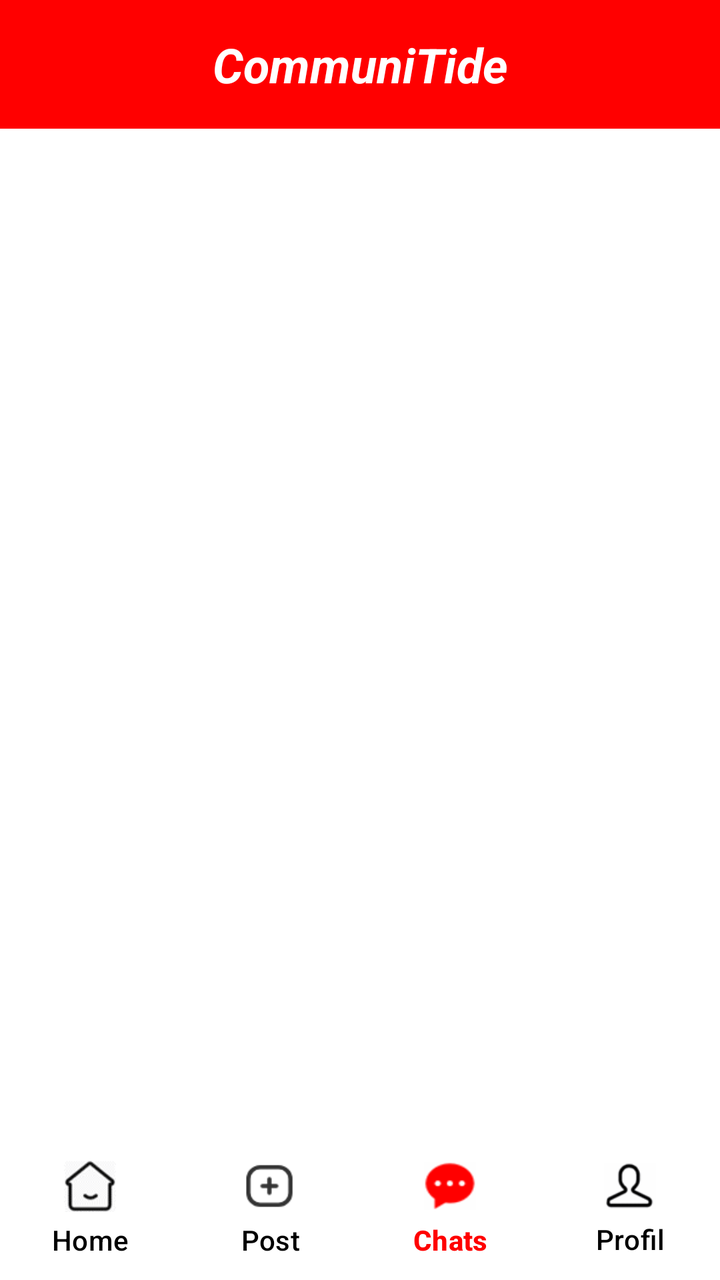
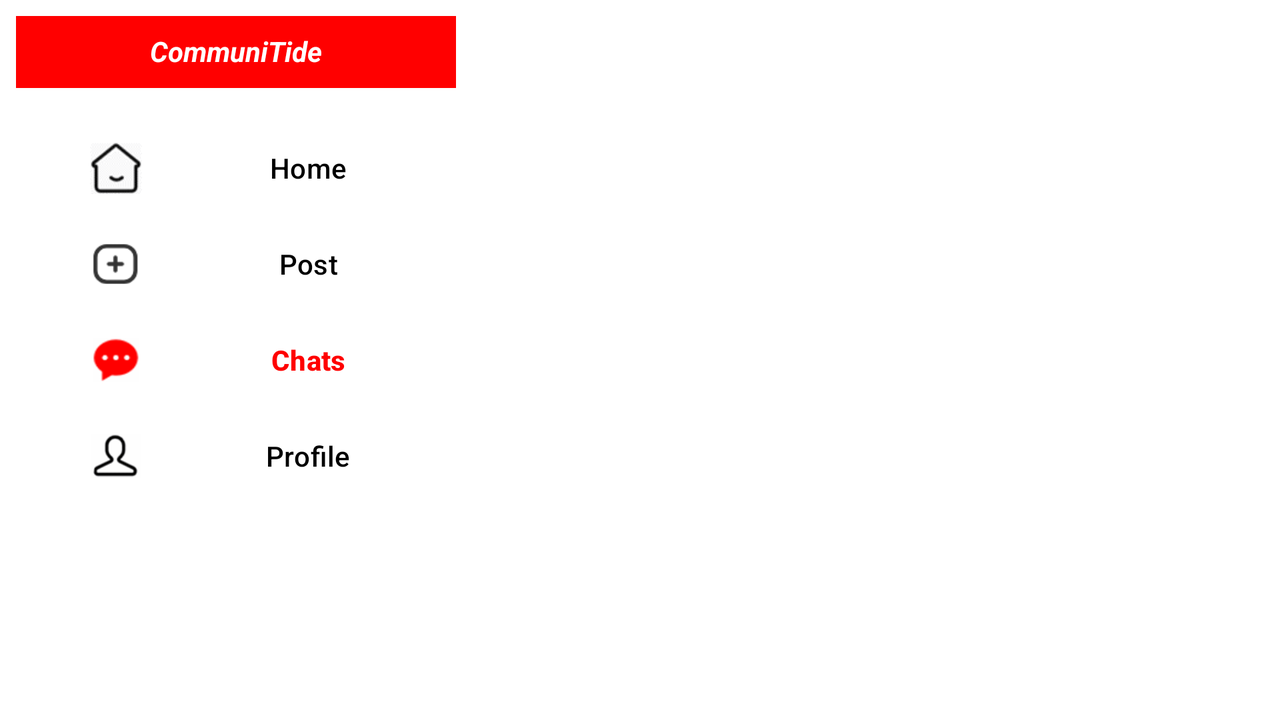

The same Android screen from two of the app's own layout files: first res/layout/ as a phone draws it, then the repository's variant for another configuration, drawn on a device whose configuration selects that folder. Both files follow.
<!-- AndroidManifest.xml: application theme Theme.SmartCityApp -->
<!-- res/layout/activity_chat.xml -->
<?xml version="1.0" encoding="utf-8"?>
<androidx.constraintlayout.widget.ConstraintLayout xmlns:android="http://schemas.android.com/apk/res/android"
    xmlns:app="http://schemas.android.com/apk/res-auto"
    xmlns:tools="http://schemas.android.com/tools"
    android:layout_width="match_parent"
    android:layout_height="match_parent"
    android:background="#FFFFFF"
    tools:context=".P2P.Chat">

    

    
    <TextView
        android:id="@+id/tvTitle"
        android:layout_width="match_parent"
        android:layout_height="wrap_content"
        android:background="#FF0000"
        android:gravity="center"
        android:padding="16dp"
        android:text="@string/title"
        android:textColor="#FFFFFF"
        android:textSize="24sp"
        android:textStyle="bold|italic"
        app:layout_constraintEnd_toEndOf="parent"
        app:layout_constraintStart_toStartOf="parent"
        app:layout_constraintTop_toTopOf="parent" />


    
    <androidx.recyclerview.widget.RecyclerView
        android:id="@+id/recyclerViewUsers"
        android:layout_width="0dp"
        android:layout_height="0dp"
        android:layout_marginStart="6dp"
        android:layout_marginTop="8dp"
        android:layout_marginEnd="6dp"
        android:layout_marginBottom="8dp"
        android:background="#FFFFFF"
        app:layout_constraintBottom_toTopOf="@+id/bottomNav"
        app:layout_constraintEnd_toEndOf="parent"
        app:layout_constraintStart_toStartOf="parent"
        app:layout_constraintTop_toBottomOf="@id/tvTitle" />


    
    <LinearLayout
        android:id="@+id/bottomNav"
        android:layout_width="match_parent"
        android:layout_height="60dp"
        android:background="#FFFFFF"
        android:baselineAligned="false"
        android:gravity="center"
        android:orientation="horizontal"
        app:layout_constraintBottom_toBottomOf="parent"
        app:layout_constraintEnd_toEndOf="parent"
        app:layout_constraintStart_toStartOf="parent">

        <LinearLayout
            android:layout_width="0dp"
            android:layout_height="wrap_content"
            android:layout_weight="1"
            android:gravity="center"
            android:orientation="vertical">

            
            <ImageView
                android:id="@+id/homeIcon"
                android:layout_width="26dp"
                android:layout_height="26dp"
                android:layout_gravity="center"
                android:contentDescription="@string/homeIcon"
                android:src="@drawable/home" />

            
            <Button
                android:id="@+id/btnHome"
                android:layout_width="wrap_content"
                android:layout_height="wrap_content"
                android:backgroundTint="#FFFFFF"
                android:paddingTop="0dp"
                android:text="@string/Home"
                android:textColor="#000000"
                android:textSize="14sp"
                android:textStyle="normal" />

        </LinearLayout>


        <LinearLayout
            android:layout_width="0dp"
            android:layout_height="wrap_content"
            android:layout_weight="1"
            android:gravity="center"
            android:orientation="vertical">

            
            <ImageView
                android:id="@+id/postIcon"
                android:layout_width="26dp"
                android:layout_height="26dp"
                android:layout_gravity="center"
                android:contentDescription="@string/postIcon"
                android:src="@drawable/post" />

            
            <Button
                android:id="@+id/btnPost"
                android:layout_width="wrap_content"
                android:layout_height="wrap_content"
                android:backgroundTint="#FFFFFF"
                android:paddingTop="0dp"
                android:text="@string/Post"
                android:textColor="#000000"
                android:textSize="14sp"
                android:textStyle="normal" />

        </LinearLayout>


        <LinearLayout
            android:layout_width="0dp"
            android:layout_height="wrap_content"
            android:layout_weight="1"
            android:gravity="center"
            android:orientation="vertical">

            
            <ImageView
                android:id="@+id/infoIcon"
                android:layout_width="26dp"
                android:layout_height="26dp"
                android:layout_gravity="center"
                android:contentDescription="@string/infoIcon"
                android:src="@drawable/info_red" />

            
            <Button
                android:id="@+id/btnInfo"
                android:layout_width="wrap_content"
                android:layout_height="wrap_content"
                android:backgroundTint="#FFFFFF"
                android:paddingTop="0dp"
                android:text="@string/Info"
                android:textColor="#FF0000"
                android:textSize="14sp"
                android:textStyle="bold" />

        </LinearLayout>


        <LinearLayout
            android:layout_width="0dp"
            android:layout_height="wrap_content"
            android:layout_weight="1"
            android:gravity="center"
            android:orientation="vertical">

            
            <ImageView
                android:id="@+id/meIcon"
                android:layout_width="26dp"
                android:layout_height="26dp"
                android:layout_gravity="center"
                android:contentDescription="@string/likeIcon"
                android:src="@drawable/me" />

            
            <Button
                android:id="@+id/btnLike"
                android:layout_width="wrap_content"
                android:layout_height="wrap_content"
                android:backgroundTint="#FFFFFF"
                android:paddingTop="0dp"
                android:text="@string/Like"
                android:textColor="#000000"
                android:textSize="14sp"
                android:textStyle="normal" />

        </LinearLayout>

    </LinearLayout>

</androidx.constraintlayout.widget.ConstraintLayout>
<!-- resources referenced by this layout -->
<resources>
  <!-- drawable home: png bitmap (drawable, 1438 bytes) -->
  <!-- drawable info_red: png bitmap (drawable, 1438 bytes) -->
  <!-- drawable me: png bitmap (drawable, 1684 bytes) -->
  <!-- drawable post: png bitmap (drawable, 1171 bytes) -->
  <string name="Home">Home</string>
  <string name="Info">Chats</string>
  <string name="Like">Profile</string>
  <string name="Post">Post</string>
  <string name="homeIcon">Home Icon</string>
  <string name="infoIcon">Chats Icon</string>
  <string name="likeIcon">Profile Icon</string>
  <string name="postIcon">Post Icon</string>
  <string name="title">CommuniTide</string>
  <style name="Theme.SmartCityApp" parent="Base.Theme.SmartCityApp" />
  <style name="Base.Theme.SmartCityApp" parent="Theme.Material3.DayNight.NoActionBar">
          
          
      </style>
</resources>
<!-- res/layout-land/activity_chat.xml (the repository's variant of the layout above) -->
<!-- drawn on the phone turned sideways -->
<?xml version="1.0" encoding="utf-8"?>
<androidx.constraintlayout.widget.ConstraintLayout xmlns:android="http://schemas.android.com/apk/res/android"
    xmlns:app="http://schemas.android.com/apk/res-auto"
    xmlns:tools="http://schemas.android.com/tools"
    android:layout_width="match_parent"
    android:layout_height="match_parent"
    android:background="#FFFFFF"
    tools:context=".P2P.Chat">

    

    
    <TextView
        android:id="@+id/tvTitle"
        android:layout_width="220dp"
        android:layout_height="36dp"
        android:layout_marginStart="8dp"
        android:layout_marginTop="8dp"
        android:background="#FF0000"
        android:gravity="center|top"
        android:padding="8dp"
        android:text="@string/title"
        android:textColor="#FFFFFF"
        android:textSize="14sp"
        android:textStyle="bold|italic"
        app:layout_constraintStart_toStartOf="parent"
        app:layout_constraintTop_toTopOf="parent"
        app:layout_constraintWidth_percent="0.5" />


    
    <androidx.recyclerview.widget.RecyclerView
        android:id="@+id/recyclerViewUsers"
        android:layout_width="0dp"
        android:layout_height="0dp"
        android:layout_marginStart="60dp"
        android:layout_marginTop="8dp"
        android:layout_marginEnd="32dp"
        android:layout_marginBottom="8dp"
        android:background="#FFFFFF"
        android:dividerHeight="16dp"
        app:layout_constraintBottom_toBottomOf="parent"
        app:layout_constraintEnd_toEndOf="parent"
        app:layout_constraintHorizontal_bias="0.0"
        app:layout_constraintStart_toEndOf="@+id/tvTitle"
        app:layout_constraintTop_toTopOf="parent"
        app:layout_constraintVertical_bias="0.0"/>



    <LinearLayout
        android:id="@+id/bottomNav"
        android:layout_width="wrap_content"
        android:layout_height="wrap_content"
        android:layout_marginTop="8dp"
        android:orientation="vertical"
        android:padding="8dp"
        app:layout_constraintStart_toStartOf="parent"
        app:layout_constraintTop_toBottomOf="@id/tvTitle">

        
        <LinearLayout
            android:layout_width="wrap_content"
            android:layout_height="wrap_content"
            android:gravity="center_vertical"
            android:orientation="horizontal">  

            <ImageView
                android:id="@+id/homeIcon"
                android:layout_width="100dp"
                android:layout_height="26dp"
                android:layout_gravity="center_vertical"
                android:contentDescription="@string/homeIcon"
                android:src="@drawable/home" />

            <Button
                android:id="@+id/btnHome"
                android:layout_width="92dp"
                android:layout_height="48dp"
                android:backgroundTint="#FFFFFF"
                android:text="@string/Home"
                android:textAlignment="center"
                android:textColor="#000000"
                android:textSize="14sp"
                android:textStyle="normal" />
        </LinearLayout>

        
        <LinearLayout
            android:layout_width="wrap_content"
            android:layout_height="wrap_content"
            android:gravity="center_vertical"
            android:orientation="horizontal">  

            <ImageView
                android:id="@+id/postIcon"
                android:layout_width="100dp"
                android:layout_height="22dp"
                android:layout_gravity="center_vertical"
                android:contentDescription="@string/postIcon"
                android:src="@drawable/post" />

            <Button
                android:id="@+id/btnPost"
                android:layout_width="92dp"
                android:layout_height="48dp"
                android:backgroundTint="#FFFFFF"
                android:text="@string/Post"
                android:textAlignment="center"
                android:textColor="#000000"
                android:textSize="14sp"
                android:textStyle="normal" />
        </LinearLayout>


        
        <LinearLayout
            android:layout_width="wrap_content"
            android:layout_height="wrap_content"
            android:gravity="center_vertical"
            android:orientation="horizontal">

            <ImageView
                android:id="@+id/infoIcon"
                android:layout_width="100dp"
                android:layout_height="22dp"
                android:layout_gravity="center_vertical"
                android:contentDescription="@string/infoIcon"
                android:src="@drawable/info_red" />

            <Button
                android:id="@+id/btnInfo"
                android:layout_width="92dp"
                android:layout_height="48dp"
                android:backgroundTint="#FFFFFF"
                android:text="@string/Info"
                android:textAlignment="center"
                android:textColor="#FF0000"
                android:textSize="14sp"
                android:textStyle="bold" />
        </LinearLayout>

        
        <LinearLayout
            android:layout_width="wrap_content"
            android:layout_height="wrap_content"
            android:gravity="center_vertical"
            android:orientation="horizontal">

            <ImageView
                android:id="@+id/meIcon"
                android:layout_width="100dp"
                android:layout_height="22dp"
                android:layout_gravity="center_vertical"
                android:contentDescription="@string/likeIcon"
                android:src="@drawable/me" />

            <Button
                android:id="@+id/btnLike"
                android:layout_width="92dp"
                android:layout_height="48dp"
                android:backgroundTint="#FFFFFF"
                android:text="@string/Like"
                android:textAlignment="center"
                android:textColor="#000000"
                android:textSize="14sp"
                android:textStyle="normal" />
        </LinearLayout>

    </LinearLayout>

</androidx.constraintlayout.widget.ConstraintLayout>
